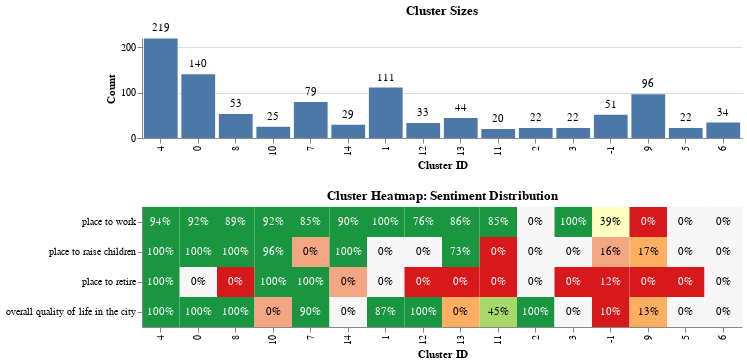

Here is the notebook cell this chart was saved with:
### Code cell
cluster_heatmap_plot(dfq2, x="question_cluster_id", y = likert_encoded)

### Figure 1 — Vega-Lite specification as saved in the notebook (floating-point values rounded to 4 significant figures)
{"config": {"view": {"continuousWidth": 300, "continuousHeight": 300, "strokeWidth": 0}, "axis": {"labelLimit": 350}}, "vconcat": [{"layer": [{"mark": {"type": "bar"}, "encoding": {"tooltip": [{"field": "question_cluster_id", "title": "Cluster ID", "type": "ordinal"}, {"field": "count", "title": "Count", "type": "quantitative"}], "x": {"field": "question_cluster_id", "sort": [4.0, 0.0, 8.0, 10.0, 7.0, 14.0, 1.0, 12.0, 13.0, 11.0, 2.0, 3.0, -1.0, 9.0, 5.0, 6.0], "title": "Cluster ID", "type": "ordinal"}, "y": {"field": "count", "title": "Count", "type": "quantitative"}}, "title": "Cluster Sizes"}, {"mark": {"type": "text", "align": "center", "baseline": "bottom", "dy": -5}, "encoding": {"text": {"field": "count", "type": "quantitative"}, "tooltip": [{"field": "question_cluster_id", "title": "Cluster ID", "type": "ordinal"}, {"field": "count", "title": "Count", "type": "quantitative"}], "x": {"field": "question_cluster_id", "sort": [4.0, 0.0, 8.0, 10.0, 7.0, 14.0, 1.0, 12.0, 13.0, 11.0, 2.0, 3.0, -1.0, 9.0, 5.0, 6.0], "title": "Cluster ID", "type": "ordinal"}, "y": {"field": "count", "title": "Count", "type": "quantitative"}}, "title": "Cluster Sizes"}], "data": {"name": "data-4a8fa01d6838b0614097544f06e3b161"}, "height": 100, "width": 600}, {"layer": [{"mark": {"type": "rect"}, "encoding": {"color": {"field": "background_color", "scale": null, "type": "nominal"}, "tooltip": [{"field": "question_cluster_id", "title": "Cluster ID", "type": "ordinal"}, {"field": "question", "title": "Question", "type": "ordinal"}, {"field": "percent_positive", "format": ".2%", "title": "% Positive", "type": "quantitative"}, {"field": "percent_negative", "format": ".2%", "title": "% Negative", "type": "quantitative"}, {"field": "percent_neutral", "format": ".2%", "title": "% Neutral", "type": "quantitative"}], "x": {"field": "question_cluster_id", "sort": [4.0, 0.0, 8.0, 10.0, 7.0, 14.0, 1.0, 12.0, 13.0, 11.0, 2.0, 3.0, -1.0, 9.0, 5.0, 6.0], "title": "Cluster ID", "type": "ordinal"}, "y": {"field": "wrapped_question", "sort": [" place to work", " place to raise children", " place to retire", " overall quality of life in the city"], "title": null, "type": "ordinal"}}, "title": "Cluster Heatmap: Sentiment Distribution"}, {"mark": {"type": "text", "baseline": "middle"}, "encoding": {"color": {"field": "text_color", "scale": null, "type": "nominal"}, "text": {"field": "percent_positive", "format": ".0%", "type": "quantitative"}, "tooltip": [{"field": "question_cluster_id", "title": "Cluster ID", "type": "ordinal"}, {"field": "question", "title": "Question", "type": "ordinal"}, {"field": "percent_positive", "format": ".2%", "title": "% Positive", "type": "quantitative"}, {"field": "percent_negative", "format": ".2%", "title": "% Negative", "type": "quantitative"}, {"field": "percent_neutral", "format": ".2%", "title": "% Neutral", "type": "quantitative"}], "x": {"field": "question_cluster_id", "sort": [4.0, 0.0, 8.0, 10.0, 7.0, 14.0, 1.0, 12.0, 13.0, 11.0, 2.0, 3.0, -1.0, 9.0, 5.0, 6.0], "title": "Cluster ID", "type": "ordinal"}, "y": {"field": "wrapped_question", "sort": [" place to work", " place to raise children", " place to retire", " overall quality of life in the city"], "title": null, "type": "ordinal"}}, "title": "Cluster Heatmap: Sentiment Distribution"}], "data": {"name": "data-60dff9a55b3a2b30ddc802d8fe9085ad"}, "height": 120, "width": 600}], "$schema": "https://vega.github.io/schema/vega-lite/v5.20.1.json", "datasets": {"data-4a8fa01d6838b0614097544f06e3b161": [{"question_cluster_id": 4.0, "count": 219}, {"question_cluster_id": 0.0, "count": 140}, {"question_cluster_id": 8.0, "count": 53}, {"question_cluster_id": 10.0, "count": 25}, {"question_cluster_id": 7.0, "count": 79}, {"question_cluster_id": 14.0, "count": 29}, {"question_cluster_id": 1.0, "count": 111}, {"question_cluster_id": 12.0, "count": 33}, {"question_cluster_id": 13.0, "count": 44}, {"question_cluster_id": 11.0, "count": 20}, {"question_cluster_id": 2.0, "count": 22}, {"question_cluster_id": 3.0, "count": 22}, {"question_cluster_id": -1.0, "count": 51}, {"question_cluster_id": 9.0, "count": 96}, {"question_cluster_id": 5.0, "count": 22}, {"question_cluster_id": 6.0, "count": 34}], "data-60dff9a55b3a2b30ddc802d8fe9085ad": [{"question_cluster_id": -1.0, "question": " place to work", "percent_positive": 0.3922, "percent_negative": 0.03922, "percent_neutral": 0.5686, "wrapped_question": " place to work", "background_color": "#ffffbf", "text_color": "black"}, {"question_cluster_id": 0.0, "question": " place to work", "percent_positive": 0.9214, "percent_negative": 0.0, "percent_neutral": 0.07857, "wrapped_question": " place to work", "background_color": "#1a9641", "text_color": "white"}, {"question_cluster_id": 1.0, "question": " place to work", "percent_positive": 1.0, "percent_negative": 0.0, "percent_neutral": 0.0, "wrapped_question": " place to work", "background_color": "#1a9641", "text_color": "white"}, {"question_cluster_id": 2.0, "question": " place to work", "percent_positive": 0.0, "percent_negative": 0.0, "percent_neutral": 1.0, "wrapped_question": " place to work", "background_color": "#f7f7f7", "text_color": "black"}, {"question_cluster_id": 3.0, "question": " place to work", "percent_positive": 1.0, "percent_negative": 0.0, "percent_neutral": 0.0, "wrapped_question": " place to work", "background_color": "#1a9641", "text_color": "white"}, {"question_cluster_id": 4.0, "question": " place to work", "percent_positive": 0.9361, "percent_negative": 0.004566, "percent_neutral": 0.05936, "wrapped_question": " place to work", "background_color": "#1a9641", "text_color": "white"}, {"question_cluster_id": 5.0, "question": " place to work", "percent_positive": 0.0, "percent_negative": 0.0, "percent_neutral": 1.0, "wrapped_question": " place to work", "background_color": "#f7f7f7", "text_color": "black"}, {"question_cluster_id": 6.0, "question": " place to work", "percent_positive": 0.0, "percent_negative": 0.0, "percent_neutral": 1.0, "wrapped_question": " place to work", "background_color": "#f7f7f7", "text_color": "black"}, {"question_cluster_id": 7.0, "question": " place to work", "percent_positive": 0.8481, "percent_negative": 0.0, "percent_neutral": 0.1519, "wrapped_question": " place to work", "background_color": "#1a9641", "text_color": "white"}, {"question_cluster_id": 8.0, "question": " place to work", "percent_positive": 0.8868, "percent_negative": 0.0, "percent_neutral": 0.1132, "wrapped_question": " place to work", "background_color": "#1a9641", "text_color": "white"}, {"question_cluster_id": 9.0, "question": " place to work", "percent_positive": 0.0, "percent_negative": 0.8229, "percent_neutral": 0.1771, "wrapped_question": " place to work", "background_color": "#d7191c", "text_color": "white"}, {"question_cluster_id": 10.0, "question": " place to work", "percent_positive": 0.92, "percent_negative": 0.0, "percent_neutral": 0.08, "wrapped_question": " place to work", "background_color": "#1a9641", "text_color": "white"}, {"question_cluster_id": 11.0, "question": " place to work", "percent_positive": 0.85, "percent_negative": 0.0, "percent_neutral": 0.15, "wrapped_question": " place to work", "background_color": "#1a9641", "text_color": "white"}, {"question_cluster_id": 12.0, "question": " place to work", "percent_positive": 0.7576, "percent_negative": 0.0, "percent_neutral": 0.2424, "wrapped_question": " place to work", "background_color": "#1a9641", "text_color": "white"}, {"question_cluster_id": 13.0, "question": " place to work", "percent_positive": 0.8636, "percent_negative": 0.0, "percent_neutral": 0.1364, "wrapped_question": " place to work", "background_color": "#1a9641", "text_color": "white"}, {"question_cluster_id": 14.0, "question": " place to work", "percent_positive": 0.8966, "percent_negative": 0.0, "percent_neutral": 0.1034, "wrapped_question": " place to work", "background_color": "#1a9641", "text_color": "white"}, {"question_cluster_id": -1.0, "question": " place to raise children", "percent_positive": 0.1569, "percent_negative": 0.3137, "percent_neutral": 0.5294, "wrapped_question": " place to raise children", "background_color": "#f4a582", "text_color": "black"}, {"question_cluster_id": 0.0, "question": " place to raise children", "percent_positive": 1.0, "percent_negative": 0.0, "percent_neutral": 0.0, "wrapped_question": " place to raise children", "background_color": "#1a9641", "text_color": "white"}, {"question_cluster_id": 1.0, "question": " place to raise children", "percent_positive": 0.0, "percent_negative": 0.0, "percent_neutral": 1.0, "wrapped_question": " place to raise children", "background_color": "#f7f7f7", "text_color": "black"}, {"question_cluster_id": 2.0, "question": " place to raise children", "percent_positive": 0.0, "percent_negative": 0.0, "percent_neutral": 1.0, "wrapped_question": " place to raise children", "background_color": "#f7f7f7", "text_color": "black"}, {"question_cluster_id": 3.0, "question": " place to raise children", "percent_positive": 0.0, "percent_negative": 0.0, "percent_neutral": 1.0, "wrapped_question": " place to raise children", "background_color": "#f7f7f7", "text_color": "black"}, {"question_cluster_id": 4.0, "question": " place to raise children", "percent_positive": 1.0, "percent_negative": 0.0, "percent_neutral": 0.0, "wrapped_question": " place to raise children", "background_color": "#1a9641", "text_color": "white"}, {"question_cluster_id": 5.0, "question": " place to raise children", "percent_positive": 0.0, "percent_negative": 0.0, "percent_neutral": 1.0, "wrapped_question": " place to raise children", "background_color": "#f7f7f7", "text_color": "black"}, {"question_cluster_id": 6.0, "question": " place to raise children", "percent_positive": 0.0, "percent_negative": 0.0, "percent_neutral": 1.0, "wrapped_question": " place to raise children", "background_color": "#f7f7f7", "text_color": "black"}, {"question_cluster_id": 7.0, "question": " place to raise children", "percent_positive": 0.0, "percent_negative": 0.06329, "percent_neutral": 0.9367, "wrapped_question": " place to raise children", "background_color": "#f4a582", "text_color": "black"}, {"question_cluster_id": 8.0, "question": " place to raise children", "percent_positive": 1.0, "percent_negative": 0.0, "percent_neutral": 0.0, "wrapped_question": " place to raise children", "background_color": "#1a9641", "text_color": "white"}, {"question_cluster_id": 9.0, "question": " place to raise children", "percent_positive": 0.1667, "percent_negative": 0.5312, "percent_neutral": 0.3021, "wrapped_question": " place to raise children", "background_color": "#fdae61", "text_color": "black"}, {"question_cluster_id": 10.0, "question": " place to raise children", "percent_positive": 0.96, "percent_negative": 0.0, "percent_neutral": 0.04, "wrapped_question": " place to raise children", "background_color": "#1a9641", "text_color": "white"}, {"question_cluster_id": 11.0, "question": " place to raise children", "percent_positive": 0.0, "percent_negative": 1.0, "percent_neutral": 0.0, "wrapped_question": " place to raise children", "background_color": "#d7191c", "text_color": "white"}, {"question_cluster_id": 12.0, "question": " place to raise children", "percent_positive": 0.0, "percent_negative": 0.0, "percent_neutral": 1.0, "wrapped_question": " place to raise children", "background_color": "#f7f7f7", "text_color": "black"}, {"question_cluster_id": 13.0, "question": " place to raise children", "percent_positive": 0.7273, "percent_negative": 0.02273, "percent_neutral": 0.25, "wrapped_question": " place to raise children", "background_color": "#1a9641", "text_color": "white"}, {"question_cluster_id": 14.0, "question": " place to raise children", "percent_positive": 1.0, "percent_negative": 0.0, "percent_neutral": 0.0, "wrapped_question": " place to raise children", "background_color": "#1a9641", "text_color": "white"}, {"question_cluster_id": -1.0, "question": " place to retire", "percent_positive": 0.1176, "percent_negative": 0.6275, "percent_neutral": 0.2549, "wrapped_question": " place to retire", "background_color": "#d7191c", "text_color": "white"}, {"question_cluster_id": 0.0, "question": " place to retire", "percent_positive": 0.0, "percent_negative": 0.0, "percent_neutral": 1.0, "wrapped_question": " place to retire", "background_color": "#f7f7f7", "text_color": "black"}, {"question_cluster_id": 1.0, "question": " place to retire", "percent_positive": 0.0, "percent_negative": 0.0, "percent_neutral": 1.0, "wrapped_question": " place to retire", "background_color": "#f7f7f7", "text_color": "black"}, {"question_cluster_id": 2.0, "question": " place to retire", "percent_positive": 0.0, "percent_negative": 0.0, "percent_neutral": 1.0, "wrapped_question": " place to retire", "background_color": "#f7f7f7", "text_color": "black"}, {"question_cluster_id": 3.0, "question": " place to retire", "percent_positive": 0.0, "percent_negative": 1.0, "percent_neutral": 0.0, "wrapped_question": " place to retire", "background_color": "#d7191c", "text_color": "white"}, {"question_cluster_id": 4.0, "question": " place to retire", "percent_positive": 1.0, "percent_negative": 0.0, "percent_neutral": 0.0, "wrapped_question": " place to retire", "background_color": "#1a9641", "text_color": "white"}, {"question_cluster_id": 5.0, "question": " place to retire", "percent_positive": 0.0, "percent_negative": 1.0, "percent_neutral": 0.0, "wrapped_question": " place to retire", "background_color": "#d7191c", "text_color": "white"}, {"question_cluster_id": 6.0, "question": " place to retire", "percent_positive": 0.0, "percent_negative": 0.0, "percent_neutral": 1.0, "wrapped_question": " place to retire", "background_color": "#f7f7f7", "text_color": "black"}, {"question_cluster_id": 7.0, "question": " place to retire", "percent_positive": 1.0, "percent_negative": 0.0, "percent_neutral": 0.0, "wrapped_question": " place to retire", "background_color": "#1a9641", "text_color": "white"}, {"question_cluster_id": 8.0, "question": " place to retire", "percent_positive": 0.0, "percent_negative": 1.0, "percent_neutral": 0.0, "wrapped_question": " place to retire", "background_color": "#d7191c", "text_color": "white"}, {"question_cluster_id": 9.0, "question": " place to retire", "percent_positive": 0.0, "percent_negative": 0.8125, "percent_neutral": 0.1875, "wrapped_question": " place to retire", "background_color": "#d7191c", "text_color": "white"}, {"question_cluster_id": 10.0, "question": " place to retire", "percent_positive": 1.0, "percent_negative": 0.0, "percent_neutral": 0.0, "wrapped_question": " place to retire", "background_color": "#1a9641", "text_color": "white"}, {"question_cluster_id": 11.0, "question": " place to retire", "percent_positive": 0.0, "percent_negative": 0.75, "percent_neutral": 0.25, "wrapped_question": " place to retire", "background_color": "#d7191c", "text_color": "white"}, {"question_cluster_id": 12.0, "question": " place to retire", "percent_positive": 0.0, "percent_negative": 1.0, "percent_neutral": 0.0, "wrapped_question": " place to retire", "background_color": "#d7191c", "text_color": "white"}, {"question_cluster_id": 13.0, "question": " place to retire", "percent_positive": 0.0, "percent_negative": 0.8182, "percent_neutral": 0.1818, "wrapped_question": " place to retire", "background_color": "#d7191c", "text_color": "white"}, {"question_cluster_id": 14.0, "question": " place to retire", "percent_positive": 0.0, "percent_negative": 0.03448, "percent_neutral": 0.9655, "wrapped_question": " place to retire", "background_color": "#f4a582", "text_color": "black"}, {"question_cluster_id": -1.0, "question": " overall quality of life in the city", "percent_positive": 0.09804, "percent_negative": 0.7255, "percent_neutral": 0.1765, "wrapped_question": " overall quality of life in the city", "background_color": "#d7191c", "text_color": "white"}, {"question_cluster_id": 0.0, "question": " overall quality of life in the city", "percent_positive": 1.0, "percent_negative": 0.0, "percent_neutral": 0.0, "wrapped_question": " overall quality of life in the city", "background_color": "#1a9641", "text_color": "white"}, {"question_cluster_id": 1.0, "question": " overall quality of life in the city", "percent_positive": 0.8739, "percent_negative": 0.0, "percent_neutral": 0.1261, "wrapped_question": " overall quality of life in the city", "background_color": "#1a9641", "text_color": "white"}, {"question_cluster_id": 2.0, "question": " overall quality of life in the city", "percent_positive": 1.0, "percent_negative": 0.0, "percent_neutral": 0.0, "wrapped_question": " overall quality of life in the city", "background_color": "#1a9641", "text_color": "white"}, {"question_cluster_id": 3.0, "question": " overall quality of life in the city", "percent_positive": 0.0, "percent_negative": 0.0, "percent_neutral": 1.0, "wrapped_question": " overall quality of life in the city", "background_color": "#f7f7f7", "text_color": "black"}, {"question_cluster_id": 4.0, "question": " overall quality of life in the city", "percent_positive": 1.0, "percent_negative": 0.0, "percent_neutral": 0.0, "wrapped_question": " overall quality of life in the city", "background_color": "#1a9641", "text_color": "white"}, {"question_cluster_id": 5.0, "question": " overall quality of life in the city", "percent_positive": 0.0, "percent_negative": 0.0, "percent_neutral": 1.0, "wrapped_question": " overall quality of life in the city", "background_color": "#f7f7f7", "text_color": "black"}, {"question_cluster_id": 6.0, "question": " overall quality of life in the city", "percent_positive": 0.0, "percent_negative": 0.0, "percent_neutral": 1.0, "wrapped_question": " overall quality of life in the city", "background_color": "#f7f7f7", "text_color": "black"}, {"question_cluster_id": 7.0, "question": " overall quality of life in the city", "percent_positive": 0.8987, "percent_negative": 0.0, "percent_neutral": 0.1013, "wrapped_question": " overall quality of life in the city", "background_color": "#1a9641", "text_color": "white"}, {"question_cluster_id": 8.0, "question": " overall quality of life in the city", "percent_positive": 1.0, "percent_negative": 0.0, "percent_neutral": 0.0, "wrapped_question": " overall quality of life in the city", "background_color": "#1a9641", "text_color": "white"}, {"question_cluster_id": 9.0, "question": " overall quality of life in the city", "percent_positive": 0.125, "percent_negative": 0.5625, "percent_neutral": 0.3125, "wrapped_question": " overall quality of life in the city", "background_color": "#fdae61", "text_color": "black"}, {"question_cluster_id": 10.0, "question": " overall quality of life in the city", "percent_positive": 0.0, "percent_negative": 0.2, "percent_neutral": 0.8, "wrapped_question": " overall quality of life in the city", "background_color": "#f4a582", "text_color": "black"}, {"question_cluster_id": 11.0, "question": " overall quality of life in the city", "percent_positive": 0.45, "percent_negative": 0.0, "percent_neutral": 0.55, "wrapped_question": " overall quality of life in the city", "background_color": "#a6d96a", "text_color": "black"}, {"question_cluster_id": 12.0, "question": " overall quality of life in the city", "percent_positive": 1.0, "percent_negative": 0.0, "percent_neutral": 0.0, "wrapped_question": " overall quality of life in the city", "background_color": "#1a9641", "text_color": "white"}, {"question_cluster_id": 13.0, "question": " overall quality of life in the city", "percent_positive": 0.0, "percent_negative": 0.5909, "percent_neutral": 0.4091, "wrapped_question": " overall quality of life in the city", "background_color": "#fdae61", "text_color": "black"}, {"question_cluster_id": 14.0, "question": " overall quality of life in the city", "percent_positive": 0.0, "percent_negative": 0.0, "percent_neutral": 1.0, "wrapped_question": " overall quality of life in the city", "background_color": "#f7f7f7", "text_color": "black"}]}}
